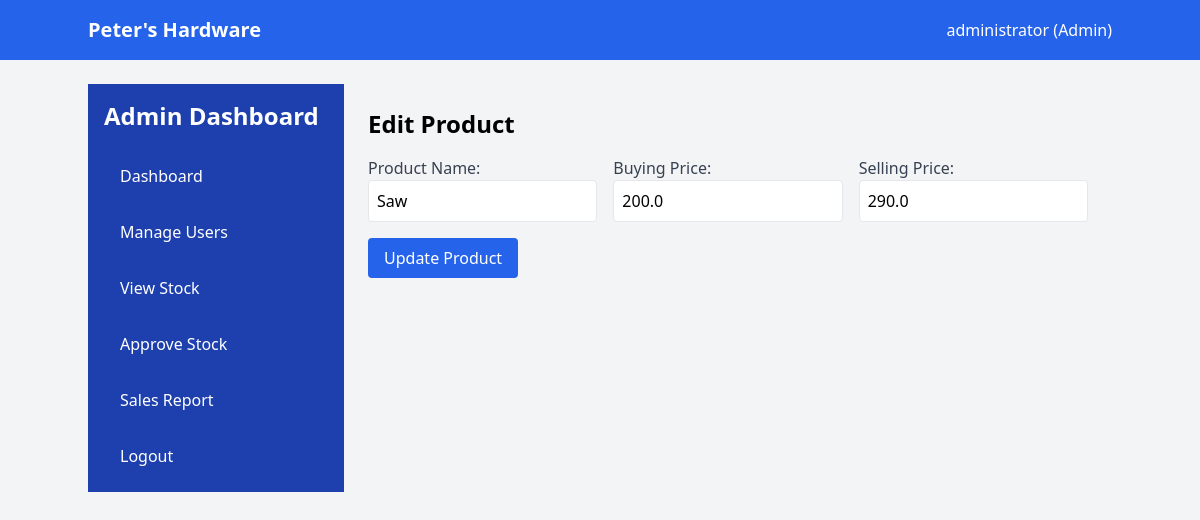
Page /edit_product/1 (signed in) on the committed database.
### models.py (models this page shows, shortened)
class User(db.Model, UserMixin):
    __tablename__ = 'users'
    id = db.Column(db.Integer, primary_key=True)
    username = db.Column(db.String(80), unique=True, nullable=False)
    password_hash = db.Column(db.String(128), nullable=False)
    role = db.Column(db.String(20), default='cashier')
    status = db.Column(db.String(20), default='active')
    orders = db.relationship('Order', backref='user', lazy=True)

class Product(db.Model):
    __tablename__ = 'products'
    id = db.Column(db.Integer, primary_key=True)
    product_name = db.Column(db.String(100), nullable=False)
    description = db.Column(db.Text, nullable=True)
    price = db.Column(db.Float, nullable=False)
    buying_price = db.Column(db.Float, nullable=False)
    stock = db.Column(db.Integer, nullable=False, default=0)
    status = db.Column(db.String(10), nullable=False, default='active')
    order_items = db.relationship('OrderItem', back_populates='product')

### app.py (the view, shortened to what this page needs)
@app.route('/edit_product/<int:product_id>', methods=['GET', 'POST'])
@login_required
def edit_product(product_id):
    if current_user.role != 'admin':
        return jsonify({"error": "You do not have permission to perform this action."}), 403
    product = Product.query.get_or_404(product_id)
    return render_template('edit_product.html', product=product)

### app.py (called while the page is built)
@login_manager.user_loader
def load_user(user_id):
    return User.query.get(int(user_id))

### templates/edit_product.html (shortened to what this page needs)
{% extends 'base.html' %}
{% block content %}
<div class="flex">
    <div class="w-64 bg-blue-800 text-white p-4 flex flex-col">
        <h2 class="text-2xl font-semibold mb-6">Admin Dashboard</h2>
        <ul class="space-y-4">
            <li><a href="{{ url_for('admin_dashboard') }}" class="hover:bg-blue-700 px-4 py-2 rounded block">Dashboard</a></li>
            <li><a href="{{ url_for('manage_users') }}" class="hover:bg-blue-700 px-4 py-2 rounded block">Manage Users</a></li>
            <li><a href="{{ url_for('view_stock') }}" class="hover:bg-blue-700 px-4 py-2 rounded block">View Stock</a></li>
            <li><a href="{{ url_for('approve_stock') }}" class="hover:bg-blue-700 px-4 py-2 rounded block">Approve Stock</a></li>
            <li><a href="{{ url_for('view_sales_report') }}" class="hover:bg-blue-700 px-4 py-2 rounded block">Sales Report</a></li>
            <li><a href="{{ url_for('logout') }}" class="hover:bg-blue-700 px-4 py-2 rounded block">Logout</a></li>
        </ul>
    </div>
    <div class="flex-1 p-6">
        <h2 class="text-2xl font-semibold mb-4">Edit Product</h2>
        <form action="{{ url_for('edit_product', product_id=product.id) }}" method="POST" class="mb-6">
            <div class="grid grid-cols-1 sm:grid-cols-3 gap-4">
                <div>
                    <label for="product_name" class="block text-gray-700 font-medium">Product Name:</label>
                    <input type="text" id="product_name" name="product_name" class="p-2 border rounded w-full" value="{{ product.product_name }}" required>
                </div>
                <div>
                    <label for="buying_price" class="block text-gray-700 font-medium">Buying Price:</label>
                    <input type="number" id="buying_price" name="buying_price" class="p-2 border rounded w-full" value="{{ product.buying_price }}" required>
                </div>
                <div>
                    <label for="price" class="block text-gray-700 font-medium">Selling Price:</label>
                    <input type="number" id="price" name="price" class="p-2 border rounded w-full" value="{{ product.price }}" required>
                </div>
            </div>
            <button type="submit" class="mt-4 px-4 py-2 bg-blue-600 text-white rounded">Update Product</button>
        </form>
    </div>
</div>
{% endblock %}

### templates/base.html (shortened to what this page needs)
<!DOCTYPE html>
<html lang="en">
<head>
    <link href="https://cdn.jsdelivr.net/npm/tailwindcss@2.2.19/dist/tailwind.min.css" rel="stylesheet">
    <link rel="stylesheet" href="{{ url_for('static', filename='alert.css') }}">
</head>
<body class="bg-gray-100">
    <nav class="bg-blue-600 p-4 text-white">
        <div class="container mx-auto flex justify-between items-center">
            <h1 class="text-xl font-bold">Peter's Hardware</h1>
            <div class="flex items-center space-x-4">
                {% if current_user.is_authenticated %}
                    <div class="relative group">
                        <button class="focus:outline-none">
                            <span class="text-white">{{ current_user.username }} ({{ current_user.role.capitalize() }})</span>
                        </button>
                    </div>
                {% else %}
                    <a href="{{ url_for('login') }}" class="text-white">Login</a>
                {% endif %}
            </div>
        </div>
    </nav>
    <div class="container mx-auto py-6">
        {% block content %}
        {% endblock %}
    </div>
</body>
</html>

### rows in the picture
User: username "administrator", role "Admin"
Product: product_name "Saw", buying_price "200.0", price "290.0"
